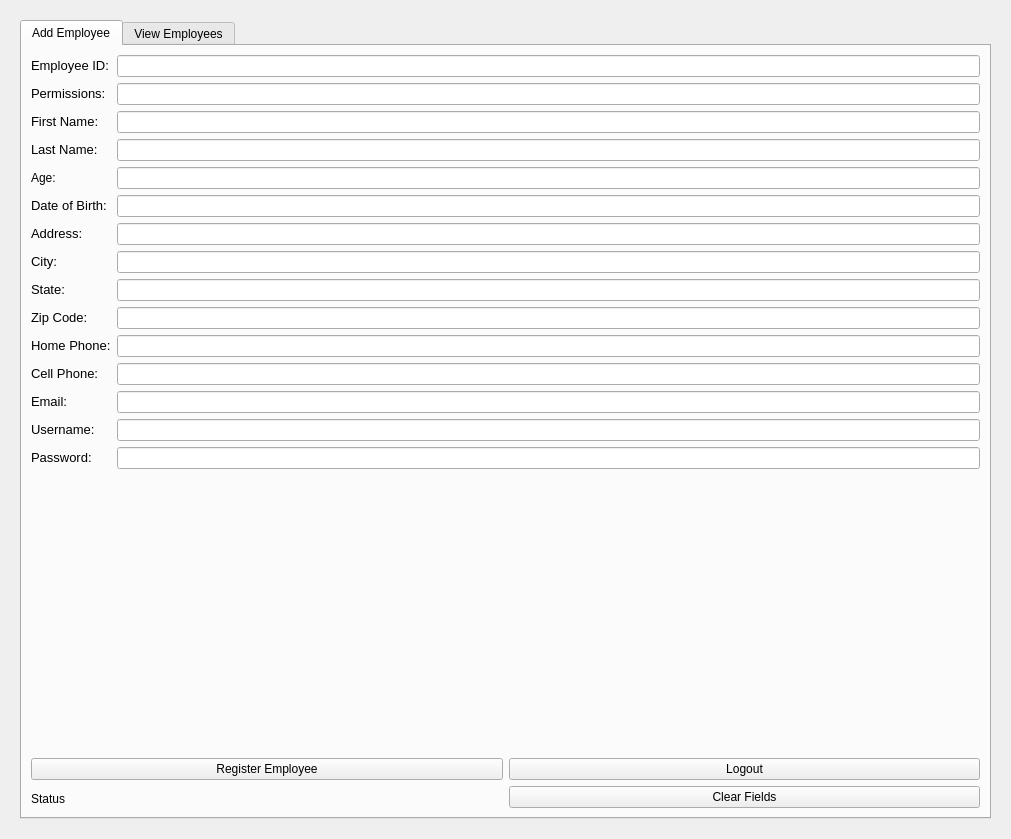
<?xml version="1.0" encoding="UTF-8"?>
<ui version="4.0">
 <class>MyEmployees</class>
 <widget class="QWidget" name="MyEmployees">
  <property name="geometry">
   <rect>
    <x>0</x>
    <y>0</y>
    <width>1011</width>
    <height>839</height>
   </rect>
  </property>
  <property name="sizePolicy">
   <sizepolicy hsizetype="Preferred" vsizetype="Preferred">
    <horstretch>0</horstretch>
    <verstretch>0</verstretch>
   </sizepolicy>
  </property>
  <property name="windowTitle">
   <string>Form</string>
  </property>
  <layout class="QGridLayout" name="gridLayout_6">
   <item row="0" column="0">
    <widget class="QStackedWidget" name="stackedWidget">
     <property name="sizePolicy">
      <sizepolicy hsizetype="Preferred" vsizetype="Preferred">
       <horstretch>0</horstretch>
       <verstretch>0</verstretch>
      </sizepolicy>
     </property>
     <property name="minimumSize">
      <size>
       <width>965</width>
       <height>775</height>
      </size>
     </property>
     <property name="currentIndex">
      <number>1</number>
     </property>
     <widget class="QWidget" name="loginpage">
      <property name="sizePolicy">
       <sizepolicy hsizetype="Preferred" vsizetype="Preferred">
        <horstretch>0</horstretch>
        <verstretch>0</verstretch>
       </sizepolicy>
      </property>
      <property name="minimumSize">
       <size>
        <width>965</width>
        <height>775</height>
       </size>
      </property>
      <layout class="QGridLayout" name="gridLayout_7">
       <item row="0" column="1">
        <spacer name="verticalSpacer_2">
         <property name="orientation">
          <enum>Qt::Vertical</enum>
         </property>
         <property name="sizeHint" stdset="0">
          <size>
           <width>20</width>
           <height>303</height>
          </size>
         </property>
        </spacer>
       </item>
       <item row="1" column="0">
        <spacer name="horizontalSpacer">
         <property name="orientation">
          <enum>Qt::Horizontal</enum>
         </property>
         <property name="sizeHint" stdset="0">
          <size>
           <width>292</width>
           <height>20</height>
          </size>
         </property>
        </spacer>
       </item>
       <item row="1" column="1">
        <layout class="QVBoxLayout" name="verticalLayout_2">
         <item>
          <layout class="QHBoxLayout" name="horizontalLayout_3">
           <item>
            <widget class="QLabel" name="locklabel">
             <property name="minimumSize">
              <size>
               <width>128</width>
               <height>128</height>
              </size>
             </property>
             <property name="text">
              <string/>
             </property>
             <property name="pixmap">
              <pixmap resource="../bitcoin.qrc">:/icons/lock</pixmap>
             </property>
             <property name="scaledContents">
              <bool>true</bool>
             </property>
            </widget>
           </item>
           <item>
            <layout class="QVBoxLayout" name="verticalLayout">
             <item>
              <layout class="QHBoxLayout" name="horizontalLayout">
               <item>
                <widget class="QLabel" name="usernamelabel">
                 <property name="text">
                  <string>&lt;html&gt;&lt;head/&gt;&lt;body&gt;&lt;p&gt;&lt;span style=&quot; font-size:12pt;&quot;&gt;Username:&lt;/span&gt;&lt;/p&gt;&lt;/body&gt;&lt;/html&gt;</string>
                 </property>
                </widget>
               </item>
               <item>
                <widget class="QLineEdit" name="loginusername">
                 <property name="styleSheet">
                  <string notr="true">background-color: #FFFFFF;</string>
                 </property>
                </widget>
               </item>
              </layout>
             </item>
             <item>
              <layout class="QHBoxLayout" name="horizontalLayout_2">
               <item>
                <widget class="QLabel" name="passwordlabel">
                 <property name="text">
                  <string>&lt;html&gt;&lt;head/&gt;&lt;body&gt;&lt;p&gt;&lt;span style=&quot; font-size:12pt;&quot;&gt;Password :&lt;/span&gt;&lt;/p&gt;&lt;/body&gt;&lt;/html&gt;</string>
                 </property>
                </widget>
               </item>
               <item>
                <widget class="QLineEdit" name="loginpassword">
                 <property name="styleSheet">
                  <string notr="true">background-color: #FFFFFF;
</string>
                 </property>
                 <property name="echoMode">
                  <enum>QLineEdit::Password</enum>
                 </property>
                </widget>
               </item>
              </layout>
             </item>
             <item>
              <widget class="QPushButton" name="loginlogin">
               <property name="text">
                <string>Login</string>
               </property>
               <property name="autoDefault">
                <bool>true</bool>
               </property>
              </widget>
             </item>
            </layout>
           </item>
          </layout>
         </item>
         <item>
          <widget class="QLabel" name="status">
           <property name="maximumSize">
            <size>
             <width>16777215</width>
             <height>10</height>
            </size>
           </property>
           <property name="text">
            <string>&lt;html&gt;&lt;head/&gt;&lt;body&gt;&lt;p&gt;Status&lt;/p&gt;&lt;/body&gt;&lt;/html&gt;</string>
           </property>
          </widget>
         </item>
        </layout>
       </item>
       <item row="1" column="2">
        <spacer name="horizontalSpacer_2">
         <property name="orientation">
          <enum>Qt::Horizontal</enum>
         </property>
         <property name="sizeHint" stdset="0">
          <size>
           <width>292</width>
           <height>20</height>
          </size>
         </property>
        </spacer>
       </item>
       <item row="2" column="1">
        <spacer name="verticalSpacer">
         <property name="orientation">
          <enum>Qt::Vertical</enum>
         </property>
         <property name="sizeHint" stdset="0">
          <size>
           <width>20</width>
           <height>303</height>
          </size>
         </property>
        </spacer>
       </item>
      </layout>
     </widget>
     <widget class="QWidget" name="addpage">
      <property name="sizePolicy">
       <sizepolicy hsizetype="Expanding" vsizetype="Expanding">
        <horstretch>0</horstretch>
        <verstretch>0</verstretch>
       </sizepolicy>
      </property>
      <property name="minimumSize">
       <size>
        <width>965</width>
        <height>775</height>
       </size>
      </property>
      <layout class="QGridLayout" name="gridLayout_4">
       <item row="0" column="0">
        <widget class="QTabWidget" name="tabWidget">
         <property name="sizePolicy">
          <sizepolicy hsizetype="Expanding" vsizetype="Expanding">
           <horstretch>0</horstretch>
           <verstretch>0</verstretch>
          </sizepolicy>
         </property>
         <property name="minimumSize">
          <size>
           <width>0</width>
           <height>0</height>
          </size>
         </property>
         <property name="currentIndex">
          <number>0</number>
         </property>
         <widget class="QWidget" name="tab">
          <property name="sizePolicy">
           <sizepolicy hsizetype="Expanding" vsizetype="Expanding">
            <horstretch>0</horstretch>
            <verstretch>0</verstretch>
           </sizepolicy>
          </property>
          <property name="minimumSize">
           <size>
            <width>0</width>
            <height>0</height>
           </size>
          </property>
          <attribute name="title">
           <string>Add Employee</string>
          </attribute>
          <layout class="QGridLayout" name="gridLayout_8">
           <item row="0" column="0">
            <layout class="QGridLayout" name="gridLayout_3">
             <item row="0" column="0">
              <widget class="QLabel" name="EIN">
               <property name="text">
                <string>&lt;html&gt;&lt;head/&gt;&lt;body&gt;&lt;p&gt;&lt;span style=&quot; font-size:10pt;&quot;&gt;Employee ID:&lt;/span&gt;&lt;/p&gt;&lt;/body&gt;&lt;/html&gt;</string>
               </property>
              </widget>
             </item>
             <item row="0" column="1">
              <widget class="QLineEdit" name="einlineedit"/>
             </item>
             <item row="1" column="0">
              <widget class="QLabel" name="permissions">
               <property name="text">
                <string>&lt;html&gt;&lt;head/&gt;&lt;body&gt;&lt;p&gt;&lt;span style=&quot; font-size:10pt;&quot;&gt;Permissions:&lt;/span&gt;&lt;/p&gt;&lt;/body&gt;&lt;/html&gt;</string>
               </property>
              </widget>
             </item>
             <item row="1" column="1">
              <widget class="QLineEdit" name="permissionslineedit"/>
             </item>
             <item row="2" column="0">
              <widget class="QLabel" name="firstname">
               <property name="text">
                <string>&lt;html&gt;&lt;head/&gt;&lt;body&gt;&lt;p&gt;&lt;span style=&quot; font-size:10pt;&quot;&gt;First Name:&lt;/span&gt;&lt;/p&gt;&lt;/body&gt;&lt;/html&gt;</string>
               </property>
              </widget>
             </item>
             <item row="2" column="1">
              <widget class="QLineEdit" name="firstnameedit"/>
             </item>
             <item row="3" column="0">
              <widget class="QLabel" name="lastname">
               <property name="text">
                <string>&lt;html&gt;&lt;head/&gt;&lt;body&gt;&lt;p&gt;&lt;span style=&quot; font-size:10pt;&quot;&gt;Last Name:&lt;/span&gt;&lt;/p&gt;&lt;/body&gt;&lt;/html&gt;</string>
               </property>
              </widget>
             </item>
             <item row="3" column="1">
              <widget class="QLineEdit" name="lastnameedit"/>
             </item>
             <item row="4" column="0">
              <widget class="QLabel" name="age">
               <property name="text">
                <string>Age:</string>
               </property>
              </widget>
             </item>
             <item row="4" column="1">
              <widget class="QLineEdit" name="agelineedit"/>
             </item>
             <item row="5" column="0">
              <widget class="QLabel" name="dob">
               <property name="text">
                <string>&lt;html&gt;&lt;head/&gt;&lt;body&gt;&lt;p&gt;&lt;span style=&quot; font-size:10pt;&quot;&gt;Date of Birth: &lt;/span&gt;&lt;/p&gt;&lt;/body&gt;&lt;/html&gt;</string>
               </property>
              </widget>
             </item>
             <item row="5" column="1">
              <widget class="QLineEdit" name="doblineedit"/>
             </item>
             <item row="6" column="0">
              <widget class="QLabel" name="address">
               <property name="text">
                <string>&lt;html&gt;&lt;head/&gt;&lt;body&gt;&lt;p&gt;&lt;span style=&quot; font-size:10pt;&quot;&gt;Address:&lt;/span&gt;&lt;/p&gt;&lt;/body&gt;&lt;/html&gt;</string>
               </property>
              </widget>
             </item>
             <item row="6" column="1">
              <widget class="QLineEdit" name="addresslineedit"/>
             </item>
             <item row="7" column="0">
              <widget class="QLabel" name="city">
               <property name="text">
                <string>&lt;html&gt;&lt;head/&gt;&lt;body&gt;&lt;p&gt;&lt;span style=&quot; font-size:10pt;&quot;&gt;City:&lt;/span&gt;&lt;/p&gt;&lt;/body&gt;&lt;/html&gt;</string>
               </property>
              </widget>
             </item>
             <item row="7" column="1">
              <widget class="QLineEdit" name="citylineedit"/>
             </item>
             <item row="8" column="0">
              <widget class="QLabel" name="state">
               <property name="text">
                <string>&lt;html&gt;&lt;head/&gt;&lt;body&gt;&lt;p&gt;&lt;span style=&quot; font-size:10pt;&quot;&gt;State:&lt;/span&gt;&lt;/p&gt;&lt;/body&gt;&lt;/html&gt;</string>
               </property>
              </widget>
             </item>
             <item row="8" column="1">
              <widget class="QLineEdit" name="statelineedit"/>
             </item>
             <item row="9" column="0">
              <widget class="QLabel" name="zipcode">
               <property name="text">
                <string>&lt;html&gt;&lt;head/&gt;&lt;body&gt;&lt;p&gt;&lt;span style=&quot; font-size:10pt;&quot;&gt;Zip Code:&lt;/span&gt;&lt;/p&gt;&lt;/body&gt;&lt;/html&gt;</string>
               </property>
              </widget>
             </item>
             <item row="9" column="1">
              <widget class="QLineEdit" name="zipcodelineedit"/>
             </item>
             <item row="10" column="0">
              <widget class="QLabel" name="homephone">
               <property name="text">
                <string>&lt;html&gt;&lt;head/&gt;&lt;body&gt;&lt;p&gt;&lt;span style=&quot; font-size:10pt;&quot;&gt;Home Phone:&lt;/span&gt;&lt;/p&gt;&lt;/body&gt;&lt;/html&gt;</string>
               </property>
              </widget>
             </item>
             <item row="10" column="1">
              <widget class="QLineEdit" name="homelineedit"/>
             </item>
             <item row="11" column="0">
              <widget class="QLabel" name="cellphone">
               <property name="text">
                <string>&lt;html&gt;&lt;head/&gt;&lt;body&gt;&lt;p&gt;&lt;span style=&quot; font-size:10pt;&quot;&gt;Cell Phone:&lt;/span&gt;&lt;/p&gt;&lt;/body&gt;&lt;/html&gt;</string>
               </property>
              </widget>
             </item>
             <item row="11" column="1">
              <widget class="QLineEdit" name="celllineedit"/>
             </item>
             <item row="12" column="0">
              <widget class="QLabel" name="email">
               <property name="text">
                <string>&lt;html&gt;&lt;head/&gt;&lt;body&gt;&lt;p&gt;&lt;span style=&quot; font-size:10pt;&quot;&gt;Email:&lt;/span&gt;&lt;/p&gt;&lt;/body&gt;&lt;/html&gt;</string>
               </property>
              </widget>
             </item>
             <item row="12" column="1">
              <widget class="QLineEdit" name="emaillineedit"/>
             </item>
             <item row="13" column="0">
              <widget class="QLabel" name="username">
               <property name="text">
                <string>&lt;html&gt;&lt;head/&gt;&lt;body&gt;&lt;p&gt;&lt;span style=&quot; font-size:10pt;&quot;&gt;Username:&lt;/span&gt;&lt;/p&gt;&lt;/body&gt;&lt;/html&gt;</string>
               </property>
              </widget>
             </item>
             <item row="13" column="1">
              <widget class="QLineEdit" name="usernamelineedit"/>
             </item>
             <item row="14" column="0">
              <widget class="QLabel" name="password">
               <property name="text">
                <string>&lt;html&gt;&lt;head/&gt;&lt;body&gt;&lt;p&gt;&lt;span style=&quot; font-size:10pt;&quot;&gt;Password:&lt;/span&gt;&lt;/p&gt;&lt;/body&gt;&lt;/html&gt;</string>
               </property>
              </widget>
             </item>
             <item row="14" column="1">
              <widget class="QLineEdit" name="passwordlineedit">
               <property name="echoMode">
                <enum>QLineEdit::Password</enum>
               </property>
              </widget>
             </item>
            </layout>
           </item>
           <item row="1" column="0">
            <spacer name="verticalSpacer_3">
             <property name="orientation">
              <enum>Qt::Vertical</enum>
             </property>
             <property name="sizeHint" stdset="0">
              <size>
               <width>17</width>
               <height>267</height>
              </size>
             </property>
            </spacer>
           </item>
           <item row="2" column="0">
            <layout class="QGridLayout" name="gridLayout">
             <item row="0" column="0">
              <widget class="QPushButton" name="savebutton">
               <property name="text">
                <string>Register Employee</string>
               </property>
              </widget>
             </item>
             <item row="0" column="1">
              <widget class="QPushButton" name="logoutbutton">
               <property name="text">
                <string>Logout</string>
               </property>
              </widget>
             </item>
             <item row="1" column="0">
              <widget class="QLabel" name="status_2">
               <property name="minimumSize">
                <size>
                 <width>10</width>
                 <height>11</height>
                </size>
               </property>
               <property name="maximumSize">
                <size>
                 <width>16777215</width>
                 <height>10</height>
                </size>
               </property>
               <property name="text">
                <string>&lt;html&gt;&lt;head/&gt;&lt;body&gt;&lt;p&gt;Status&lt;/span&gt;&lt;/p&gt;&lt;/body&gt;&lt;/html&gt;</string>
               </property>
              </widget>
             </item>
             <item row="1" column="1">
              <widget class="QPushButton" name="clearinfo">
               <property name="text">
                <string>Clear Fields</string>
               </property>
              </widget>
             </item>
            </layout>
           </item>
          </layout>
         </widget>
         <widget class="QWidget" name="tab_2">
          <property name="sizePolicy">
           <sizepolicy hsizetype="Expanding" vsizetype="Expanding">
            <horstretch>0</horstretch>
            <verstretch>0</verstretch>
           </sizepolicy>
          </property>
          <property name="minimumSize">
           <size>
            <width>0</width>
            <height>0</height>
           </size>
          </property>
          <attribute name="title">
           <string>View Employees</string>
          </attribute>
          <layout class="QGridLayout" name="gridLayout_5">
           <item row="0" column="0">
            <widget class="QTableView" name="viewemployeetable"/>
           </item>
           <item row="1" column="0">
            <layout class="QGridLayout" name="gridLayout_2">
             <item row="0" column="0">
              <widget class="QPushButton" name="viewemployees">
               <property name="text">
                <string>View Employee Info</string>
               </property>
              </widget>
             </item>
             <item row="0" column="1">
              <widget class="QPushButton" name="editemployees">
               <property name="text">
                <string>Edit Employee Info</string>
               </property>
              </widget>
             </item>
            </layout>
           </item>
          </layout>
         </widget>
        </widget>
       </item>
      </layout>
     </widget>
    </widget>
   </item>
  </layout>
 </widget>
 <resources>
  <include location="../bitcoin.qrc"/>
 </resources>
 <connections/>
</ui>
